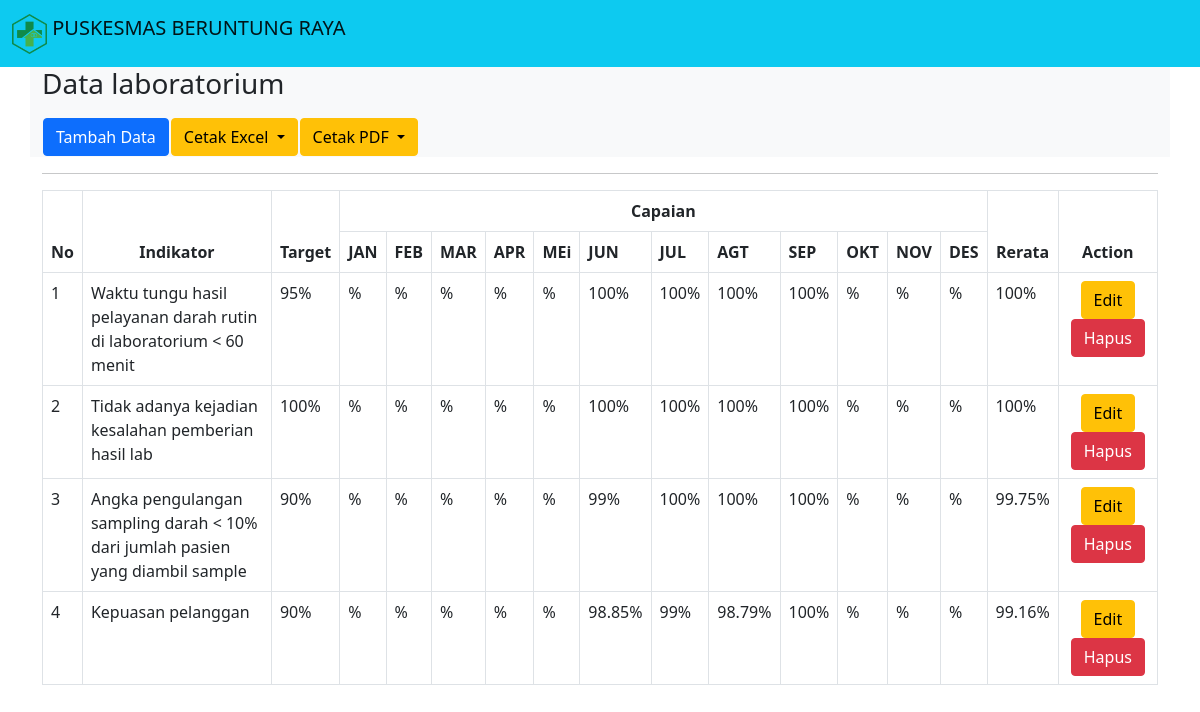
Screenshot of /ruangan/lab.php with the database file from the repository.
### tables this page shows
CREATE TABLE `tb_indikator` (
  `id` int(11) NOT NULL,
  `indikator` varchar(225) NOT NULL,
  `target` varchar(10) NOT NULL,
  `jan` varchar(50) NOT NULL,
  `feb` varchar(50) NOT NULL,
  `mar` varchar(50) NOT NULL,
  `apr` varchar(50) NOT NULL,
  `mei` varchar(50) NOT NULL,
  `jun` varchar(10) NOT NULL,
  `jul` varchar(10) NOT NULL,
  `agt` varchar(10) NOT NULL,
  `sep` varchar(10) NOT NULL,
  `okt` varchar(50) NOT NULL,
  `nov` varchar(50) NOT NULL,
  `des` varchar(50) NOT NULL,
  `rata` varchar(10) NOT NULL,
  `ruangan` varchar(50) NOT NULL,
  `tahun` varchar(10) NOT NULL
);

### ruangan/lab.php (the view, shortened to what this page needs)
<?php
include "header.php";
?>
<div class="container">
        <div class="row">
            <section class="bg-light ">
                <h3 class="pb-2">
                    Data laboratorium
                </h3>
                <table>
                    <th>
                        <a href="aksi/tambah_lab.php"class="btn btn-primary" >Tambah Data</a>
                    </th>
                    <th>
                        <div class="dropdown">
                            <button class="btn btn-warning dropdown-toggle" type="button" id="dropdownMenuButton1" data-bs-toggle="dropdown" aria-expanded="false">
                            Cetak Excel
                            </button>
                        </div>
                    </th>
                    <th>
                        <div class="dropdown">
                            <button class="btn btn-warning dropdown-toggle" type="button" id="dropdownMenuButton1" data-bs-toggle="dropdown" aria-expanded="false">
                            Cetak PDF
                            </button>
                        </div>
                    </th>
                </table>
            </section>
        </div>
        <hr>
        <div class="row">
            <div class="table-responsive" id="no-more-tables">
                <table class="table table-bordered">
                <thead>
                        <tr align="center">
                          <th scope="col" rowspan="2">No</th>
                          <th scope="col" rowspan="2">Indikator</th>
                          <th scope="col" rowspan="2" >Target</th>
                          <th scope="col" colspan="12">Capaian</th>
                          <th scope="col" rowspan="2">Rerata</th>
                          <th scope="col" rowspan="2" colspan="2">Action</th>
                        </tr>
                        <tr>
                            <th>JAN</th>
                            <th>FEB</th>
                            <th>MAR</th>
                            <th>APR</th>
                            <th>MEi</th>
                            <th>JUN</th>
                            <th>JUL</th>
                            <th>AGT</th>
                            <th>SEP</th>
                            <th>OKT</th>
                            <th>NOV</th>
                            <th>DES</th>
                        </tr>
                      </thead>
                        <?php
                            include "../asset/koneksi/koneksi.php";
                            $no=1;
                            $query= mysqli_query($koneksi,"SELECT * FROM `tb_indikator` WHERE ruangan LIKE 'Ruangan laboratorium' ORDER BY tahun DESC");
                            while ($data = mysqli_fetch_array($query)){
                        ?>
                      <tbody>
                        <tr>
                            <td data-title="No"><?php echo $no++;?></td>
                            <td data-title="Indikator"><?php echo $data['indikator'];?></td>
                            <td data-title="Target"><?php echo $data['target'];?>%</td>
                            <td data-title="Januari"><?php echo $data['jan'];?>%</td>
                            <td data-title="Februari"><?php echo $data['feb'];?>%</td>
                            <td data-title="Maret"><?php echo $data['mar'];?>%</td>
                            <td data-title="April"><?php echo $data['apr'];?>%</td>
                            <td data-title="Mei"><?php echo $data['mei'];?>%</td>
                            <td data-title="Juni"><?php echo $data['jun'];?>%</td>
                            <td data-title="Juli"><?php echo $data['jul'];?>%</td>
                            <td data-title="Agustus"><?php echo $data['agt'];?>%</td>
                            <td data-title="September"><?php echo $data['sep'];?>%</td>
                            <td data-title="Oktober"><?php echo $data['okt'];?>%</td>
                            <td data-title="November"><?php echo $data['nov'];?>%</td>
                            <td data-title="Desember"><?php echo $data['des'];?>%</td>
                            <td data-title="Rerata"><?php echo $data['rata'];?>%</td>
                            <td data-title="Action" align="center"><a href="aksi/edit_lab.php?id=<?php echo $data['id']; ?>"class="btn btn-warning">Edit</a>
                        <a href="aksi/hapus_lab.php?id=<?php echo $data['id']; ?>" class="btn btn-danger">Hapus</a></td>
                        </tr>
                        <?php
                            }
                        ?>
                      </tbody>
                  </table>
            </div>
        </div>
      </div>
</body>
</html>

### rows the page displays
tb_indikator: indikator "Waktu tungu hasil pelayanan darah rutin di laboratorium < 60 menit", target "95", jun "100", jul "100", agt "100", sep "100", rata "100"
tb_indikator: indikator "Tidak adanya kejadian kesalahan pemberian hasil lab", target "100", jun "100", jul "100", agt "100", sep "100", rata "100"
tb_indikator: indikator "Angka pengulangan sampling darah < 10% dari jumlah pasien yang diambil sample", target "90", jun "99", jul "100", agt "100", sep "100", rata "99.75"
tb_indikator: indikator "Kepuasan pelanggan", target "90", jun "98.85", jul "99", agt "98.79", sep "100", rata "99.16"
